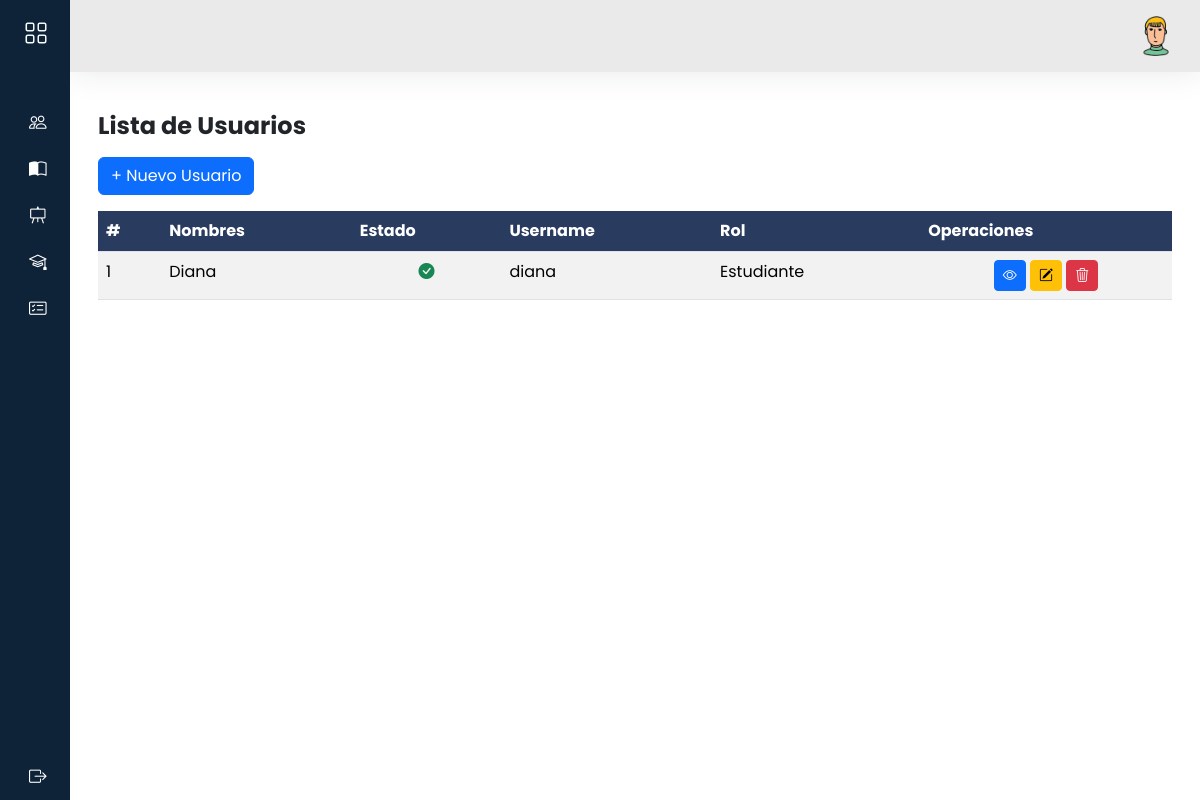
/usuarios/, run on an earlier commit of the app's database.
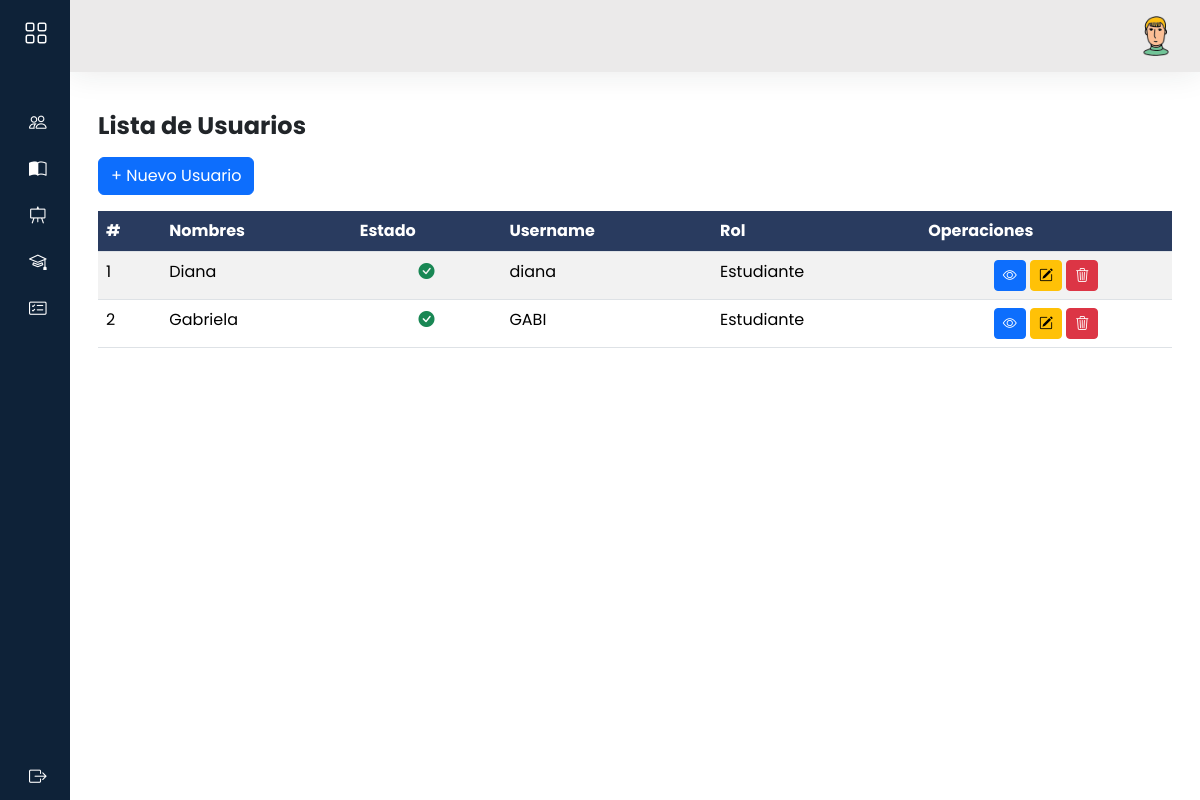
And on a later commit of the database.
### models/usuario_model.py (models this page shows, shortened)
class Usuario(db.Model, UserMixin):
    __tablename__='usuarios'
    id = db.Column(db.Integer,primary_key=True)
    nombre = db.Column(db.String(80),nullable=False)
    apellido = db.Column(db.String(100))
    email = db.Column(db.String(120), unique=True)
    username = db.Column(db.String(20),nullable=False)
    password = db.Column(db.String,nullable=False)
    activo = db.Column(db.Boolean, default=True,nullable=False)
    rol_id = db.Column(db.Integer, db.ForeignKey('rol.id'), nullable=False)
    rol = db.relationship('Rol', back_populates='usuarios')
    docentes = db.relationship('Docente', back_populates='usuario')
    estudiantes = db.relationship('Estudiante', back_populates='usuario')
    @staticmethod
    def get_all():
        return Usuario.query.all()

### models/rol_model.py (models this page shows)
class Rol(db.Model):
    __tablename__ = 'rol'
    id = db.Column(db.Integer, primary_key=True)
    nombre = db.Column(db.String(20), unique=True, nullable=False)
    usuarios = db.relationship('Usuario', back_populates='rol')
    @staticmethod
    def get_all():
        return Rol.query.all()

### controllers/usuario_controller.py (the view)
@usuario_bp.route("/")
def index():
    usuarios = Usuario.get_all()
    roles = Rol.get_all()
    return usuario_view.list(usuarios,roles)

### views/usuario_view.py (called while the page is built)
def list(usuarios,roles):
    return render_template('admi/usuarios/index.html',usuarios= usuarios,roles=roles)

### templates/admi/usuarios/index.html (shortened to what this page needs)
{% extends 'admi/baseAdmi.html' %}
{% block content %}
<h3 class="fw-bold fs-4 my-3">Lista de Usuarios
</h3>
<div class="mb-3">
    <a data-bs-toggle="modal" data-bs-target="#modalNuevoUsuario" class="btn btn-primary">
        + Nuevo Usuario
    </a>
</div>
<div class="row">
    <div class="col-12">
        <table id="mi-tabla" class="table table-striped display nowrap" style="width:100%">
            <thead>
                <tr class="highlight">
                    <th>#</th>
                    <th>Nombres</th>
                    <th>Estado</th>
                    <th>Username</th>
                    <th>Rol</th>
                    <th>Operaciones</th>
                </tr>
            </thead>
            <tbody>
                {%for item in usuarios%}
                <tr>
                    <td>{{item.id}}</td>
                    <td>{{item.nombre}}</td>
                    <td class="text-center">
                        {% if item.activo %}
                        <i class="bi bi-check-circle-fill text-success"></i>
                        {% else %}
                        <i class="bi bi-x-circle-fill text-danger"></i>
                        {% endif %}
                    </td>
                    <td>{{item.username}}</td>
                    <td>{{item.rol.nombre}}</td>
                    <td class="text-center">
                        <a data-bs-toggle="modal" data-bs-target="#modalVistaUsuario{{ item.id }}"
                            class="btn btn-primary btn-sm"><i class=" bi bi-eye"></i></a>
                        <a data-bs-toggle="modal" data-bs-target="#modalEditarUsuario{{ item.id }}"
                            class="btn btn-warning btn-sm"><i class="bi bi-pencil-square"></i></a>
                        <a class="btn btn-danger btn-sm" data-bs-toggle="modal" data-bs-target="#modalConfirmarEliminar"
                            data-url="{{ url_for('usuario.delete', id=item.id) }}">
                            <i class="bi bi-trash3"></i>
                        </a>
                    </td>
                </tr>
                {%endfor%}
            </tbody>
        </table>
    </div>
</div>
{% endblock %}

### templates/admi/baseAdmi.html (shortened to what this page needs)
<!doctype html>
<html lang="es">
<head>
    <link href="https://cdn.jsdelivr.net/npm/bootstrap@5.3.7/dist/css/bootstrap.min.css" rel="stylesheet"
>
    <link rel="stylesheet" href="{{ url_for('static', filename='css/estilos.css') }}">
    <link rel="stylesheet" href="https://cdn.jsdelivr.net/npm/bootstrap-icons@1.13.1/font/bootstrap-icons.min.css">
    <link href="https://cdn.datatables.net/v/bs5/dt-2.3.2/datatables.min.css" rel="stylesheet"
>
</head>
<body>
    <div class="wrapper">
        <aside id="sidebar">
            <div class="d-flex">
                <button id="toggle-btn" class="toggle-btn" type="button">
                    <i class="bi bi-grid"></i>
                </button>
            </div>
            <ul class="sidebar-nav">
                <li class="sidebar-item">
                    <a href="/usuarios/" class="sidebar-link">
                        <i class="bi bi-people"></i>
                    </a>
                </li>
                <li class="sidebar-item">
                    <a href="/admi/cursos/" class="sidebar-link">
                        <i class="bi bi-book-half"></i>
                    </a>
                </li>
                <li class="sidebar-item">
                    <a href="/admi/docentes/" class="sidebar-link">
                        <i class="bi bi-easel"></i>
                    </a>
                </li>
                <li class="sidebar-item">
                    <a href="/admi/estudiantes/" class="sidebar-link">
                        <i class="bi bi-mortarboard"></i>
                    </a>
                </li>
                <li class="sidebar-item">
                    <a href="#" class="sidebar-link collapsed has-dropdown" data-bs-toggle="collapse"
                        data-bs-target="#ins" aria-expanded="false" aria-controls="ins">
                        <i class="bi bi-card-checklist"></i>
                    </a>
                </li>
            </ul>
            <div class="sidebar-footer">
                <a href="/usuarios/logout" class="sidebar-link">
                    <i class="bi bi-box-arrow-right"></i>
                </a>
            </div>
        </aside>
        <div class="main">
            <nav class="navbar navbar-expand px-4 py-3">
                <div class="navbar-collapse collapse">
                    <ul class="navbar-nav ms-auto">
                        <li class="nav-item dropdown">
                            <a href="#" class="nav-icon pe-md-0" data-bs-toggle="dropdown">
                                <img src="{{ url_for('static', filename='img/account.png') }}" class="avatar img-fluid"
                                    alt="account">
                            </a>
                        </li>
                    </ul>
                </div>
            </nav>
            <main class="content px-3 py-4">
                <div class="container-fluid">
                    <div class="mb-3">
                        {% block content %}
                        {% endblock %}
                    </div>
                </div>
            </main>
        </div>
    </div>
</body>
</html>

### static/css/estilos.css (style rules this page uses)
body { font-family: 'Poppins', sans-serif; background: #ececec; }
::placeholder { font-size: 16px; }
a { text-decoration: none; }
li { list-style: none; }
.wrapper { display: flex; }
.main { display: flex; flex-direction: column; min-height: 100vh; width: 100%; overflow: hidden; transition: all 0.35s ease-in-out; background-color: #fff; min-width: 0; }
#sidebar { width: 70px; min-width: 70px; z-index: 1000; transition: all .25s ease-in-out; background-color: #0e2238; display: flex; flex-direction: column; }
.toggle-btn { background-color: transparent; cursor: pointer; border: 0; padding: 1rem 1.5rem; }
.toggle-btn i { font-size: 1.5rem; color: #FFF; }
.sidebar-nav { padding: 2rem 0; flex: 1 1 auto; }
a.sidebar-link { padding: .625rem 1.625rem; color: #FFF; display: block; font-size: 0.9rem; white-space: nowrap; border-left: 3px solid transparent; }
.sidebar-link i, .dropdown-item i { font-size: 1.1rem; margin-right: .75rem; }
.sidebar-item { position: relative; }
.navbar { background-color: #ebeaea; box-shadow: 0 0 2rem 0 rgba(33, 37, 41, .1); }
.navbar-expand .navbar-collapse { min-width: 200px; }
.avatar { height: 40px; width: 40px; }
.table>thead tr { color: #FFF; text-align: left; }
tr.highlight th { background-color: #293b5f !important; color: #FFF; }
.content { flex: 1 1 auto; }

What changed in the data, as far as the page shows it:
added Usuario: id "2", nombre "Gabriela", activo True (drawn), username "GABI", rol.nombre "Estudiante"
